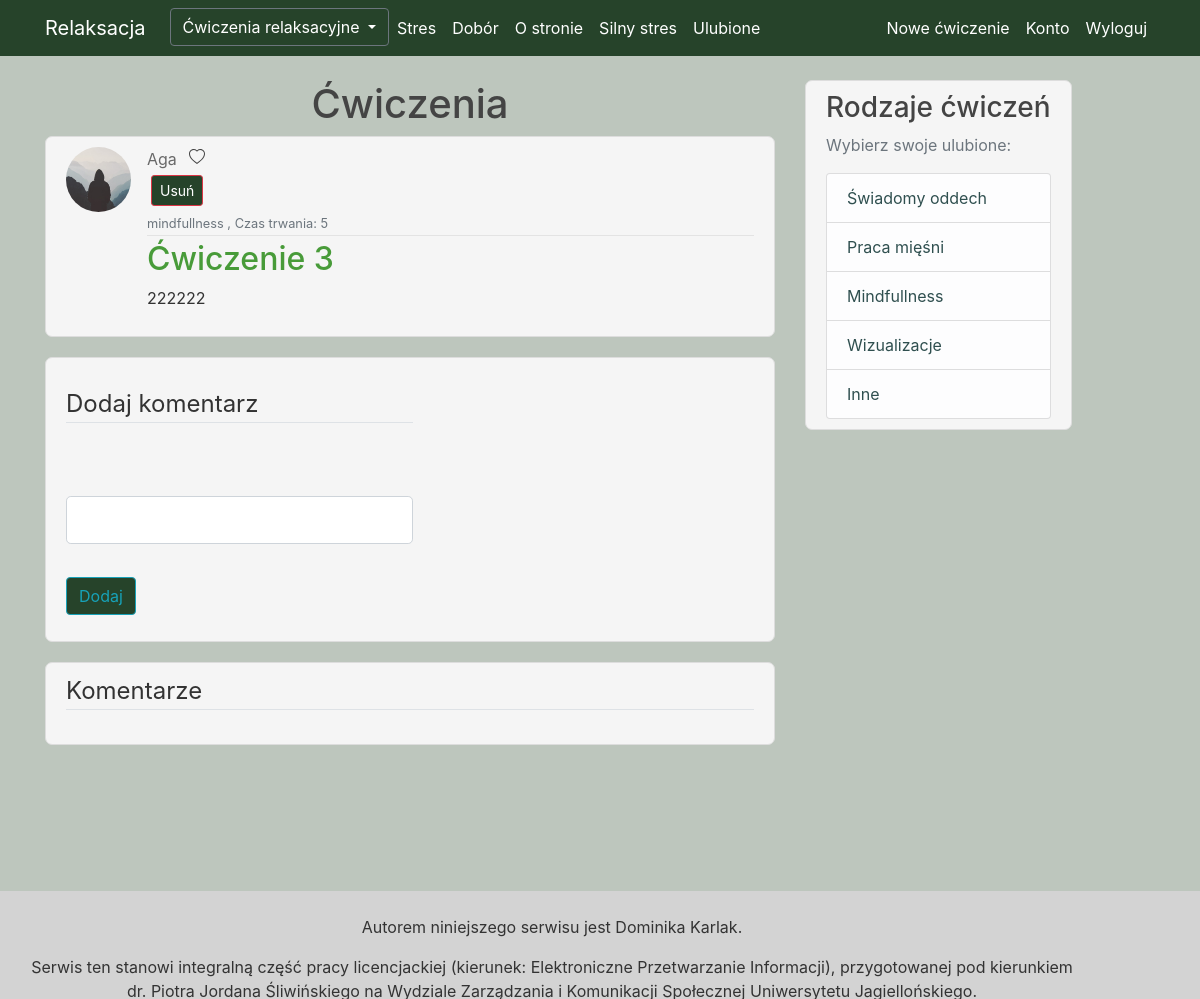
Page /post/2 (signed in) on the earlier database version.
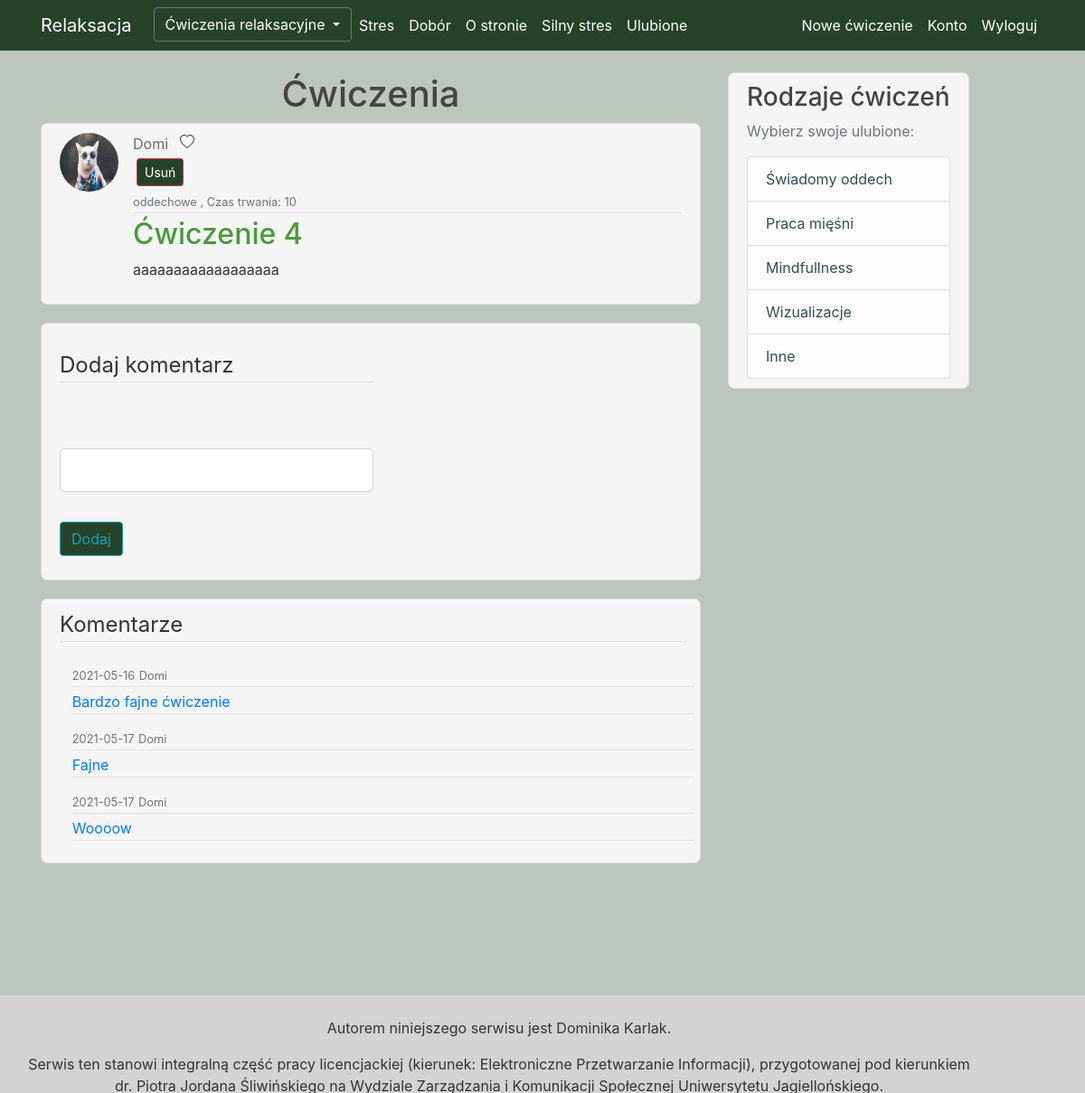
Same page on the later database version.
### Relaks/models.py (models this page shows, shortened)
class User(db.Model, UserMixin):
    id = db.Column(db.Integer, primary_key=True)
    username = db.Column(db.String(20), unique=True, nullable=False)
    email = db.Column(db.String(120), unique=True, nullable=False)
    image_file = db.Column(db.String(20), nullable=False, default='default.jpg')
    password = db.Column(db.String(60), nullable=False)
    is_admin = db.Column(db.Boolean, nullable=False)
    posts = db.relationship('Post', backref='author', lazy=True)
    fav = db.relationship('Favourite', backref='author', lazy=True)
    comments = db.relationship('Comment', backref='author', lazy=True)

class Post(db.Model):
    id = db.Column(db.Integer, primary_key=True, autoincrement=True)
    name = db.Column(db.String(100), nullable=True)
    category = db.Column(db.String(100), nullable=True)
    time = db.Column(db.Integer, nullable=True)
    content = db.Column(db.Text, nullable=True)
    user_id = db.Column(db.Integer, db.ForeignKey('user.id'), nullable=False)
    fav = db.relationship('Favourite', backref='fav', lazy=True)
    comments = db.relationship("Comment", backref='article', lazy=True)

class Comment(db.Model):
    id = db.Column(db.Integer, primary_key=True)
    body = db.Column(db.String(200), nullable=False)
    date_posted = db.Column(db.DateTime, nullable=False, default=datetime.utcnow)
    post_id = db.Column(db.Integer, db.ForeignKey('post.id'), nullable=False)
    user_id = db.Column(db.Integer, db.ForeignKey('user.id'), nullable=False)

### Relaks/routes.py (the view)
@app.route("/post/<int:post_id>", methods=['GET', 'POST'])
@login_required
def post(post_id):
    post = Post.query.get_or_404(post_id)
    is_favourite = Favourite.query.filter_by(user_id=current_user.id, post_id=post_id).first()
    if is_favourite is None:
        is_favourite = False
    else:
        is_favourite = True
    form = AddCommentForm()
    if form.validate_on_submit():
        comment = Comment(body=form.body.data, user_id=current_user.id, post_id=post_id)
        db.session.add(comment)
        db.session.commit()
        flash("Twój komentarz został pomyślnie dodany", "success")
        return redirect(url_for("post", post_id=post.id))
    comments = Comment.query.filter_by(post_id=post_id)
    return render_template('post.html', title=post.name, post=post, form=form, is_favourite=is_favourite,
                           comments=comments)

### Relaks/forms.py
class AddCommentForm(FlaskForm):
    body = StringField("Treść", validators=[DataRequired()])
    submit = SubmitField("Dodaj")

### Relaks/models.py (called while the page is built)
@login_manager.user_loader
def load_user(user_id):
    return User.query.get(int(user_id))

### Relaks/templates/post.html (shortened to what this page needs)
{% extends "layout.html" %}
{% block content %}
    <h1 style="text-align: center"> Ćwiczenia </h1>
    <article class="media content-section">
        <img class="rounded-circle article-img"
             src="{{ url_for('static', filename='photo/' + post.author.image_file) }}">
        <div class="media-body">
            <div class="article-metadata">
                <a class="mr-2" href="#">{{ post.author.username }}</a>
                {% if current_user.is_authenticated %}
                    {% if is_favourite %}
                        <a style="color: #444444" href="{{ url_for("dodaj_do_ulubionych", post_id=post.id) }} ">
                            <svg xmlns="http://www.w3.org/2000/svg" width="16" height="16" fill="currentColor"
                                 class="bi bi-heart-fill" viewBox="0 0 16 16">
                                <path fill-rule="evenodd"
                                      d="M8 1.314C12.438-3.248 23.534 4.735 8 15-7.534 4.736 3.562-3.248 8 1.314z"/>
                            </svg>
                        </a>
                    {% else %}
                        <a style="color: #444444" href="{{ url_for("dodaj_do_ulubionych", post_id=post.id) }} ">
                        </a>
                    {% endif %}
                {% endif %}
                {% if post.author == current_user or current_user.is_admin %}
                    <button type="button" class="btn btn-danger btn-sm m-1" data-toggle="modal"
                            data-target="#deleteModal" style="display: block">Usuń
                    </button>
                {% endif %}
                <small class="text-muted">{{ post.category }} , </small>
                <small class="text-muted">Czas trwania: {{ post.time }}</small>
            </div>
            <h2><a class="article-title" href="{{ url_for('post', post_id=post.id) }}">{{ post.name }}</a></h2>
            <p class="article-content">{{ post.content }}</p>
        </div>
    </article>
    <div class="media content-section">
        <form method="POST" action="">
            <fieldset class="form-group">
                <legend class="border-bottom mb-4">Dodaj komentarz</legend>
                <div class="form-group">
                    {% if form.body.errors %}
                        {{ form.body(class="form-control form-control-lg is-invalid") }}
                        <div class="invalid-feedback">
                            {% for error in form.body.errors %}
                                <span>{{ error }}</span>
                            {% endfor %}
                        </div>
                    {% else %}
                        {{ form.body(class="form-control form-control-lg") }}
                    {% endif %}
                </div>
            </fieldset>
            <div class="form-group">
                {{ form.submit(class="btn btn-outline-info") }}
            </div>
        </form>
    </div>
    <div class="media content-section" style="display: block">
        <legend class="border-bottom mb-4">Komentarze</legend>
        {% for comment in comments %}
            <div class="media-body" style="width: 100%; height: 100%; margin:2%">
                <div class="article-metadata">
                    <small class="text-muted">{{ comment.date_posted.strftime('%Y-%m-%d') }}</small>
                    <small class="text-muted">{{ comment.author.username }}</small>
                </div>
                <div class="article-metadata">
                    <a  href="{{ url_for('comment', comment_id=comment.id) }}">{{ comment.body }} </a>
                </div>
            </div>
        {% endfor %}
    </div>
{% endblock content %}

### Relaks/templates/layout.html (shortened to what this page needs)
<!DOCTYPE html>
<html lang="pl">
<head>
    <link rel="stylesheet" href="https://maxcdn.bootstrapcdn.com/bootstrap/4.0.0/css/bootstrap.min.css"
>
    <link rel="stylesheet" type="text/css" href="{{ url_for('static', filename='main.css') }}">
</head>
<body>
<header class="site-header">
    <nav class="navbar navbar-expand-md navbar-dark bg-steel fixed-top">
        <div class="container">
            <a class="navbar-brand mr-4" href="/">Relaksacja</a>
            <div class="collapse navbar-collapse" id="navbarToggle">
                <div class="navbar-nav mr-auto">
                    <div class="dropdown">
                        <button class="btn btn-secondary dropdown-toggle" type="button" id="dropdownMenuButton"
                                data-toggle="dropdown" aria-haspopup="true" aria-expanded="false">
                            Ćwiczenia relaksacyjne
                        </button>
                    </div>
                    <a class="nav-item nav-link" href="{{ url_for('stres') }}">Stres</a>
                    <a class="nav-item nav-link" href="{{ url_for('dobor') }}">Dobór </a>
                    <a class="nav-item nav-link" href="{{ url_for('strona') }}"> O stronie </a>
                    <a class="nav-item nav-link" href="{{ url_for('silny_stres') }}"> Silny stres  </a>
                    {% if current_user.is_authenticated %}
                        <a class="nav-item nav-link" href="{{ url_for('ulubione') }}">Ulubione </a>
                    {% endif %}
                </div>
                <div class="navbar-nav">
                    {% if current_user.is_authenticated %}
                        <a class="nav-item nav-link" href="{{ url_for('new_post') }}">Nowe ćwiczenie</a>
                        <a class="nav-item nav-link" href="{{ url_for('account') }}">Konto</a>
                        <a class="nav-item nav-link" href="{{ url_for('logout') }}">Wyloguj</a>
                    {% else %}
                        <a class="nav-item nav-link" href="{{ url_for('login') }}">Zaloguj</a>
                        <a class="nav-item nav-link" href="{{ url_for('register') }}">Zarejestruj</a>
                    {% endif %}
                </div>
            </div>
        </div>
    </nav>
</header>
<main role="main" class="container" style="margin-bottom: 10%">
    <div class="row">
        <div class="col-md-8" style="margin-bottom: 10%">
            {% block content %}{% endblock %}
        </div>
        <div class="col-md-4">
            <div class="content-section" style="display: inline-block;">
                <h3> Rodzaje ćwiczeń </h3>
                <p class='text-muted'> Wybierz swoje ulubione:
                <ul class="list-group">
                    <li class="list-group-item list-group-item-light"><a href="{{ url_for('oddech') }}"
                                                                         style="color: darkslategrey"> Świadomy
                        oddech </a></li>
                    <li class="list-group-item list-group-item-light"><a href="{{ url_for('miesnie') }}"
                                                                         style="color: darkslategrey"> Praca mięśni </a>
                    </li>
                    <li class="list-group-item list-group-item-light"><a href="{{ url_for('mindfullness') }}"
                                                                         style="color: darkslategrey">Mindfullness </a>
                    </li>
                    <li class="list-group-item list-group-item-light"><a href="{{ url_for('wizualizacje') }}"
                                                                         style="color: darkslategrey"> Wizualizacje </a>
                    </li>
                    <li class="list-group-item list-group-item-light"><a href="{{ url_for('inne') }} "
                                                                         style="color: darkslategrey"> Inne </a></li>
                </ul>
            </div>
        </div>
    </div>
</main>
<footer id="footer" style="text-align:center; background-color:lightgrey; clear: both; position:fixed; bottom: 0; padding: 2% 10% 7% 2%; width: 100%; height: 7%;  margin-top: 3%;">
    <p> Autorem niniejszego serwisu jest Dominika Karlak. <br>
    <p> Serwis ten stanowi integralną część pracy licencjackiej (kierunek: Elektroniczne Przetwarzanie Informacji),
        przygotowanej pod kierunkiem dr. Piotra Jordana Śliwińskiego na Wydziale Zarządzania i Komunikacji Społecznej
        Uniwersytetu Jagiellońskiego.
    </p>
</footer>
</body>
</html>

### Relaks/static/main.css (style rules this page uses)
body { background-color: #bdc6bd; color: #333333; margin-top: 5rem; }
h1, h2, h3, h4, h5, h6 { color: #444444; }
.bg-steel { background-color: #26432a; ; }
.site-header .navbar-nav .nav-link { background-color: #26432a; color: white; }
.content-section { background-color: whitesmoke; padding: 10px 20px; border: 1px solid #dddddd; border-radius: 7px; margin-bottom: 20px; }
.article-title { color: #489b39; }
.article-content { white-space: pre-line; background-color: whitesmoke; }
.article-img { height: 65px; width: 65px; margin-right: 16px; }
.article-metadata { padding-bottom: 1px; margin-bottom: 4px; border-bottom: 1px solid #e3e3e3; color: #444444; }
.col-md-4 { background-color: #bdc6bd; }
.btn { background-color: #26432a; }
.mr-2 { color: dimgrey; }
.form-group { margin-top: 5%; }

Differences in the rows shown:
changed User: image_file: picture added in place of a placeholder; author.username "Aga" → "Domi"
changed Post: category "mindfullness" → "oddechowe"; time "5" → "10"; name "Ćwiczenie 3" → "Ćwiczenie 4"; content "222222" → "aaaaaaaaaaaaaaaaaa"
added Comment: date_posted "2021-05-16", author.username "Domi", body "Bardzo fajne ćwiczenie"
added Comment: date_posted "2021-05-17", author.username "Domi", body "Fajne"
added Comment: date_posted "2021-05-17", author.username "Domi", body "Woooow"
